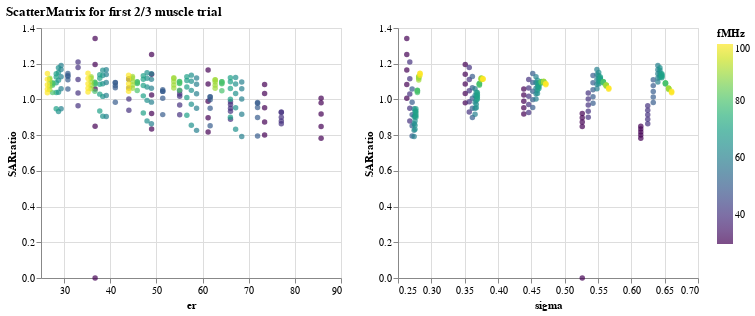

Notebook code cell kept with this figure:
### Code cell
alt.Chart(dfSAR2).mark_circle(
).encode(
    alt.X(alt.repeat("column"), type='quantitative', scale=alt.Scale(zero=False)),
    alt.Y(alt.repeat("row"), type='quantitative', scale=alt.Scale(zero=False)),
    color=alt.Color('fMHz', scale=alt.Scale(scheme='viridis')),
    tooltip=['fMHz','er','sigma']
).properties(
    width=300,
    height=250,
).repeat(
    row=['SARratio'],
    column=['er', 'sigma']
).properties(
    title="ScatterMatrix for first 2/3 muscle trial"
) #.interactive()

### Figure 1 — Vega-Lite specification as saved in the notebook (floating-point values rounded to 4 significant figures; data arrays with more than 128 entries replaced by an {"elided": "..."} marker saying what was removed)
{"config": {"view": {"continuousWidth": 300, "continuousHeight": 300}}, "repeat": {"column": ["er", "sigma"], "row": ["SARratio"]}, "spec": {"data": {"name": "data-b17f5ca8a655ed69c1bf28e0b8956215"}, "mark": {"type": "circle"}, "encoding": {"color": {"field": "fMHz", "scale": {"scheme": "viridis"}, "type": "quantitative"}, "tooltip": [{"field": "fMHz", "type": "quantitative"}, {"field": "er", "type": "quantitative"}, {"field": "sigma", "type": "quantitative"}], "x": {"field": {"repeat": "column"}, "scale": {"zero": false}, "type": "quantitative"}, "y": {"field": {"repeat": "row"}, "scale": {"zero": false}, "type": "quantitative"}}, "height": 250, "width": 300}, "title": "ScatterMatrix for first 2/3 muscle trial", "$schema": "https://vega.github.io/schema/vega-lite/v5.8.0.json", "datasets": {"data-b17f5ca8a655ed69c1bf28e0b8956215": {"elided": "215 records"}}}
